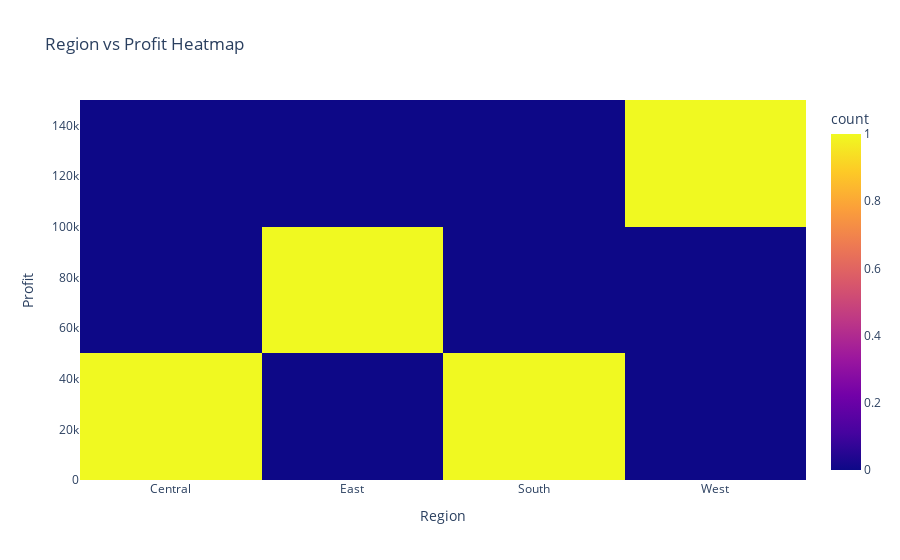

The notebook cell this image was saved under:
### Code cell
#Region-wise Profit Heatmap
region_profit = df.groupby("Region")["Profit"].sum().reset_index()

fig = px.density_heatmap(
    region_profit,
    x="Region",
    y="Profit",
    title="Region vs Profit Heatmap"
)
fig.show()

### Figure 1 — Plotly figure (JSON) as saved in the notebook; plotly's stock layout.template omitted (floating-point values rounded to 4 significant figures)
{"data": [{"coloraxis": "coloraxis", "hovertemplate": "Region=%{x}<br>Profit=%{y}<br>count=%{z}<extra></extra>", "name": "", "type": "histogram2d", "x": ["Central", "East", "South", "West"], "xaxis": "x", "xbingroup": "x", "y": [39710.0, 91520.0, 46750.0, 108400.0], "yaxis": "y", "ybingroup": "y"}], "layout": {"coloraxis": {"colorbar": {"title": {"text": "count"}}, "colorscale": [[0, "#0d0887"], [0.1111, "#46039f"], [0.2222, "#7201a8"], [0.3333, "#9c179e"], [0.4444, "#bd3786"], [0.5556, "#d8576b"], [0.6667, "#ed7953"], [0.7778, "#fb9f3a"], [0.8889, "#fdca26"], [1, "#f0f921"]]}, "legend": {"tracegroupgap": 0}, "title": {"text": "Region vs Profit Heatmap"}, "xaxis": {"anchor": "y", "domain": [0, 1], "title": {"text": "Region"}}, "yaxis": {"anchor": "x", "domain": [0, 1], "title": {"text": "Profit"}}}}
